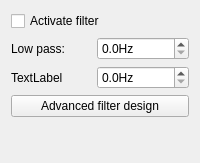
<?xml version="1.0" encoding="UTF-8"?>
<ui version="4.0">
 <class>FilterSettingsViewWidget</class>
 <widget class="QWidget" name="FilterSettingsViewWidget">
  <property name="windowModality">
   <enum>Qt::NonModal</enum>
  </property>
  <property name="geometry">
   <rect>
    <x>0</x>
    <y>0</y>
    <width>200</width>
    <height>163</height>
   </rect>
  </property>
  <property name="windowTitle">
   <string>Filter design</string>
  </property>
  <layout class="QGridLayout" name="gridLayout">
   <item row="0" column="0" colspan="2">
    <widget class="QCheckBox" name="m_pCheckBoxActivateFilter">
     <property name="text">
      <string>Activate filter</string>
     </property>
    </widget>
   </item>
   <item row="1" column="0">
    <widget class="QLabel" name="label">
     <property name="text">
      <string>Low pass:</string>
     </property>
    </widget>
   </item>
   <item row="3" column="0" colspan="2">
    <widget class="QPushButton" name="m_pPushButtonShowFilterOptions">
     <property name="text">
      <string>Advanced filter design</string>
     </property>
    </widget>
   </item>
   <item row="4" column="0" colspan="2">
    <spacer name="verticalSpacer">
     <property name="orientation">
      <enum>Qt::Vertical</enum>
     </property>
     <property name="sizeHint" stdset="0">
      <size>
       <width>20</width>
       <height>40</height>
      </size>
     </property>
    </spacer>
   </item>
   <item row="2" column="0">
    <widget class="QLabel" name="label_2">
     <property name="text">
      <string>TextLabel</string>
     </property>
    </widget>
   </item>
   <item row="1" column="1">
    <widget class="QDoubleSpinBox" name="doubleSpinBox">
     <property name="suffix">
      <string>Hz</string>
     </property>
     <property name="decimals">
      <number>1</number>
     </property>
     <property name="maximum">
      <double>10000000.000000000000000</double>
     </property>
    </widget>
   </item>
   <item row="2" column="1">
    <widget class="QDoubleSpinBox" name="doubleSpinBox_2">
     <property name="suffix">
      <string>Hz</string>
     </property>
     <property name="decimals">
      <number>1</number>
     </property>
     <property name="maximum">
      <double>10000000.000000000000000</double>
     </property>
    </widget>
   </item>
  </layout>
 </widget>
 <resources/>
 <connections/>
</ui>
